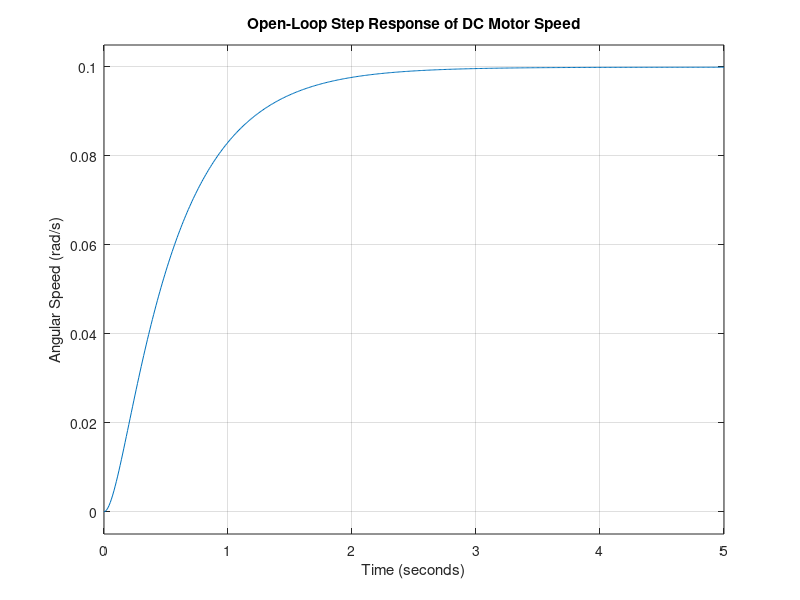
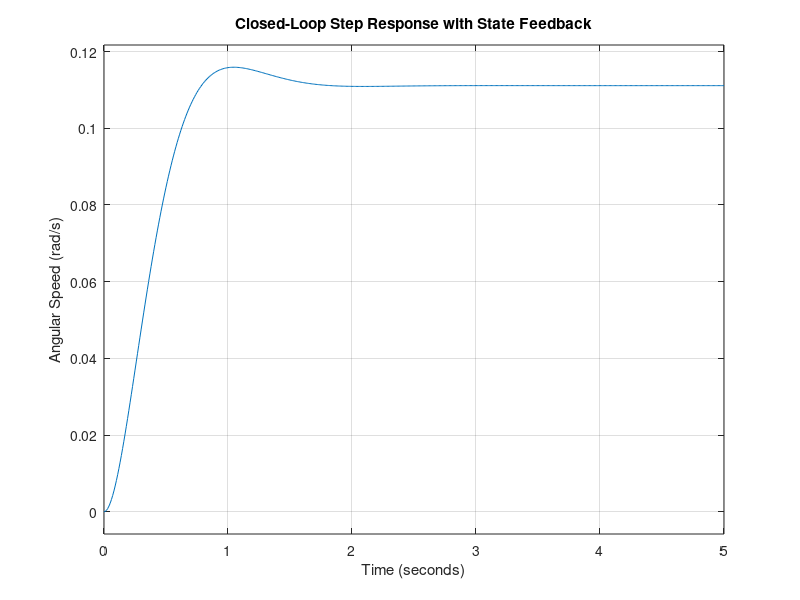

MATLAB code for these plots, in order:
% Physical parameters
J  = 0.01;     % kg.m^2
b  = 0.1;      % N.m.s
Ke = 0.01;     % V/(rad/s)
Kt = 0.01;     % N.m/A
R  = 1;        % Ohm
L  = 0.5;      % Henry
% State-space matrices
A = [-b/J      Kt/J;
     -Ke/L    -R/L];

B = [0;
     1/L];

C = [1 0];    % Output = motor speed
D = 0;

% Create state-space system
sys = ss(A,B,C,D);
% Time vector
t = 0:0.01:5;

% Open-loop step response
figure;
step(sys, t);
grid on;
title('Open-Loop Step Response of DC Motor Speed');
xlabel('Time (seconds)');
ylabel('Angular Speed (rad/s)');
% Desired closed-loop poles
p = [-3+3i  -3-3i];

% State feedback gain
K = place(A,B,p);

% Closed-loop system
Acl = A - B*K;
sys_cl = ss(Acl,B,C,D);

% Closed-loop step response
figure;
step(sys_cl, t);
grid on;
title('Closed-Loop Step Response with State Feedback');
xlabel('Time (seconds)');
ylabel('Angular Speed (rad/s)');
% Controllability
Co = ctrb(A,B);
rank_Co = rank(Co)

% Observability
Ob = obsv(A,C);
rank_Ob = rank(Ob)
